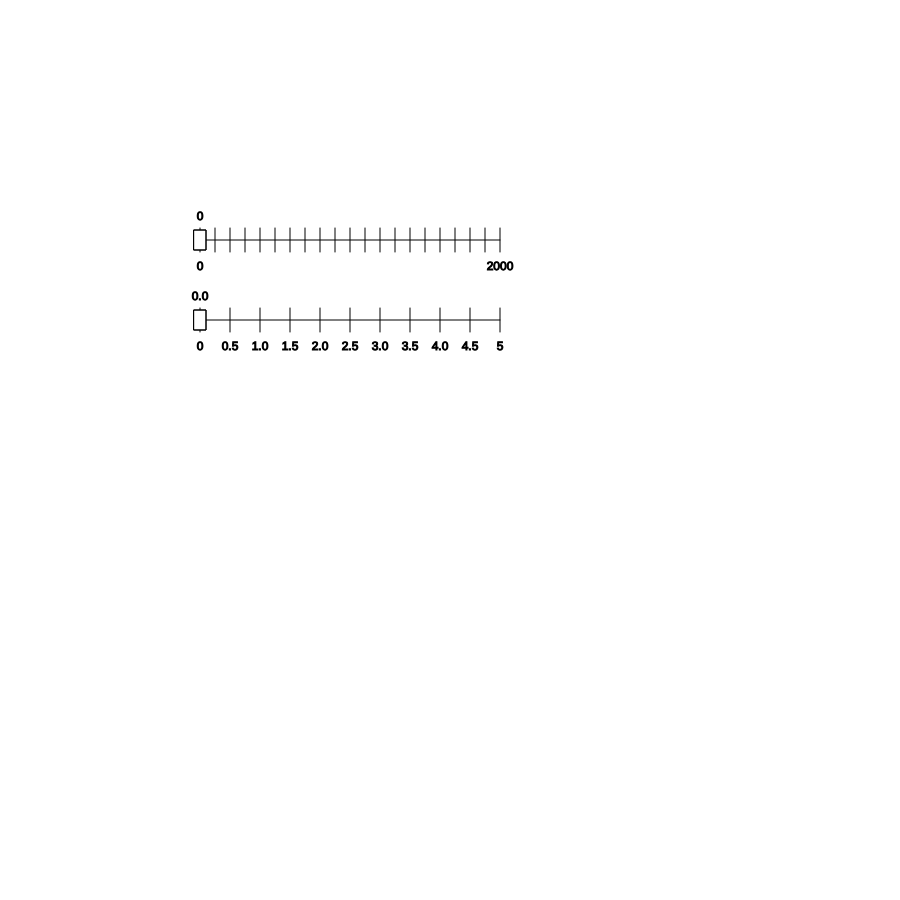
Frame 1 (no input)
Frame 60 (no input): identical to frame 1, image omitted
Frame 120 (the mouse pressed at the canvas centre since frame 60): identical to frame 1, image omitted

The p5.js sketch that drew this single still picture (run headless with seeded random() and noise() and a simulated clock; from frame 60 on, the mouse is pressed at the canvas centre):

// p5.js sketch
// ── sketch.js
var MP;
var slider, slider2;

function setup() {
  createCanvas(900, 900);
  smooth();
  // x, y, length of slider, start value, end value, step value, float?, sticky, show all values 
  slider = new SliderClass(200, 240, 300, 0, 2000, 100, false, false, false);
  slider2 = new SliderClass(200, 320, 300, 0, 5, 0.5, true, true, true);
  rectMode(CENTER);
  textAlign(CENTER);
}

function draw() {
  background(255);
  slider.move();
  slider.display();
  slider2.move();
  slider2.display();
}

function mousePressed() {
  MP = true;
}

function mouseReleased() {
  MP = false;
}

function SliderClass(_x, _y, _length, _startValue, _endValue, _varerval, _vars, _sticky, _showValues) {
  this.clicked = false; 
  this.sticky = false; 
  this.knobWidth = 12;
  this.knobHeight = 20;
  this.sliderValue = 0.00; 
  this.sliderValueInt = 0; 
  this.fade = 255; // for knob color
  this.xDif = 0.0;
  this.screenInterval = 0;
  this.x = _x;
  this.y = _y;
  this.xEnd = this.x + _length;
  this.xStart = this.x;
  this.startValue = _startValue;
  this.endValue = _endValue;
  this.vars = _vars;
  this.varerval = _varerval;
  this.totalLength = _length;
  this.sticky = _sticky;
  this.showValues = _showValues; 

 this.move = function() {
    // check to see if it's clicked 
    if (dist(mouseX, mouseY, this.x, this.y) < this.knobWidth) { // use this if you want a round knob on the slider 
      if (MP && this.clicked == false) { // if mouse was pressed
        this.xDif = mouseX - this.x;
        this.clicked = true;
      }
      this.fade = 100; // mouseOver but not clicked
    } else {
      this.fade = 0;
    }
    if (this.clicked == true) {
      this.fade = 255;
    }
    if (MP == false && this.clicked == true) { // if the mouse was just released
      this.clicked = false;
      if (this.sticky) { // if you set it to jump to the closest line 
        var modDif = this.sliderValue % this.varerval; // value to show how close it is to last line 
        var div = int(this.sliderValue / this.varerval); // vlaue to show how MANY varervals it's passed 
        
        if (modDif < this.varerval / 2) { // so it goes to closest line not just lower 
          this.x = this.xStart + (div * this.screenInterval);
        } else {
          this.x = this.xStart + ((div + 1) * this.screenInterval);
        }
      }
    }
    if (this.clicked) {
      this.x = mouseX - this.xDif; // so the slider doens't "jump" to the mouse x. 
      this.x = constrain(this.x, this.xStart, this.xEnd); // keep the knob on the slider
    }
    this.sliderValue = map(this.x, this.xStart, this.xEnd, this.startValue, this.endValue); // get the slider position relative to the values
    this.sliderValueInt = int(this.sliderValue); // make that number an var
  }

  this.display = function() {
    stroke(1);
    this.screenInterval = map(this.varerval, 0, this.endValue - this.startValue, 0, this.totalLength); // get the createCanvas of the gaps for the screen relative to the varervals 
    var counter = 0; 
    for (var i = int(this.screenInterval); i < this.totalLength; i += this.screenInterval) { // go from the first gap to the end of slider by the screenInterval
      line(i + this.xStart, this.y + 12, i + this.xStart, this.y - 12); // draw lines
      if(this.showValues){
        counter ++; 
        text( nfc(counter * this.varerval,1,1), i + this.xStart, this.y + 30);
        
      }
    }
    line(this.xStart, this.y + 12, this.xStart, this.y - 12); // draw first line (optional) 
    line(this.xEnd, this.y + 12, this.xEnd, this.y - 12); // draw last line (optional) 
    line(this.xStart, this.y, this.xEnd, this.y); // draw center line 
    fill(255);
    rect(this.x, this.y, this.knobWidth, this.knobHeight); // so it's opaque
    fill(100, 120, 160, this.fade);
    rect(this.x, this.y, this.knobWidth, this.knobHeight); // add color 
    fill(1);
    if (this.vars) {
     
    text( nfc(this.sliderValue,1,1), this.x, this.y - 20);
    } else {
      text(this.sliderValueInt, this.x, this.y - 20);
    }
    text(int (this.startValue), this.xStart, this.y + 30);
    text(int (this.endValue), this.xEnd, this.y + 30);
  }
}
